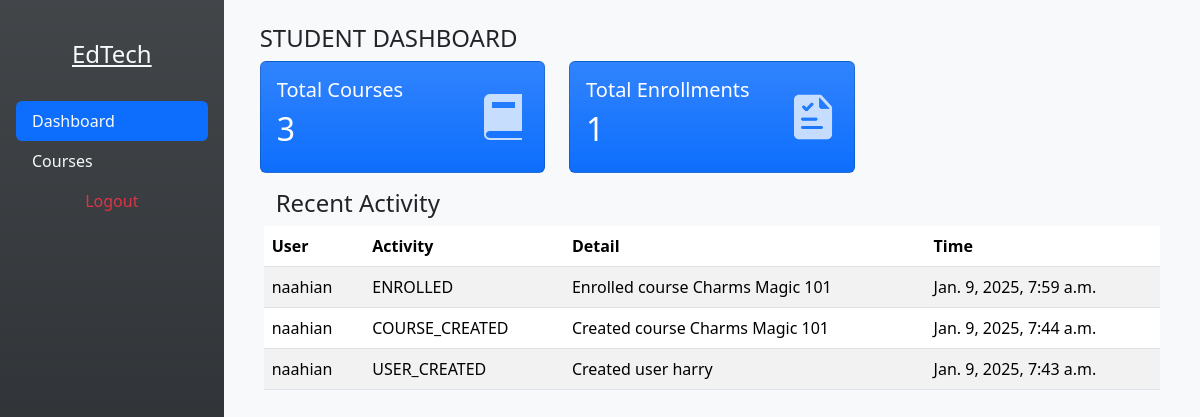
Before: /dashboard/student (signed in) with the older database file.
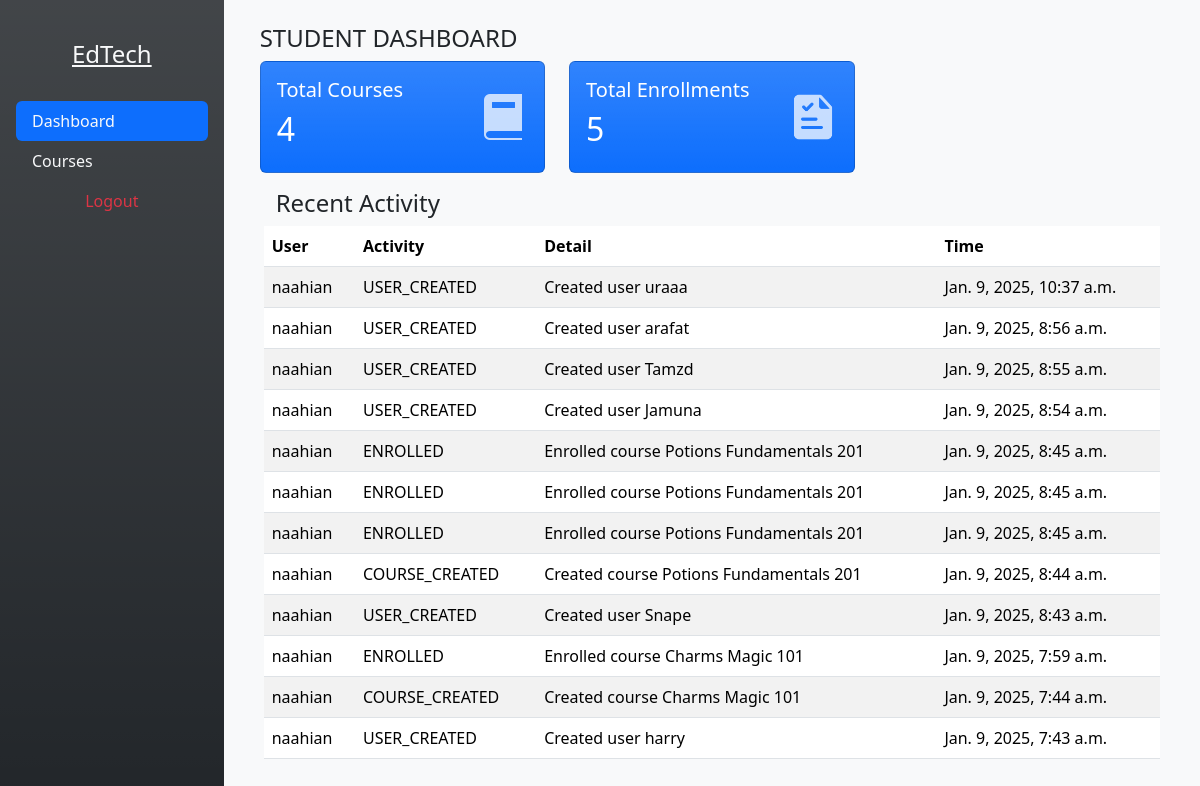
After: the same page with the newer database file.
### dashboard/models.py (models this page shows, shortened)
class Activity(models.Model):
    ACTION_CHOICES = [
        ("USER_CREATED", "User Created"),
        ("USER_CREATED", "User Deleted"),
        ("COURSE_CREATED", "Course Created"),
        ("COURSE_DELETED", "Course Deleted"),
        ("ENROLLED", "Enrolled"),
        ("COMPLETED", "Enrollment Completed"),
    ]
    user = models.ForeignKey(User, on_delete=models.CASCADE, db_index=True)
    action = models.CharField(max_length=50, choices=ACTION_CHOICES)
    timestamp = models.DateTimeField(auto_now_add=True)
    details = models.TextField(blank=True)

### dashboard/views.py (the view)
# urls.py: path('student', views.studentDashboard, name='student-dashboard'),
@login_required(login_url="/users/login")
def studentDashboard(request, usertype="student"):
    activities = list( Activity.objects.filter(user=request.user).values().order_by('-timestamp'))
    for activity in activities:
        activity["username"] = User.objects.filter(id=activity['user_id']).first().username
    context = {
        "user_id": request.user.id,
        "username": request.user.username,
        "user_type": usertype,
        "courses": len(Course.objects.all()),
        "enrollments": len(Enrollment.objects.filter(user__id=request.user.id)),
        "activities":activities,
    }
    return render(request, "student_dashboard.html", context)

### frontend/template/student_dashboard.html (shortened to what this page needs)
{%extends 'admin_dashboard.html'%}
{%load static%}
{%block content%}
<div class="d-flex w-100 h-100">
    <div class="nav flex-column nav-pills bg-dark bg-gradient p-3 h-100" id="v-pills-tab" role="tablist">
        <a class="link-light link-opacity-50-hover mx-5 my-3 p-2 text-center" href="/">
            <h4> EdTech</h4>
        </a>
        <a class="nav-link link-light link-opacity-50-hover active" id="v-pills-dashboard-tab" data-bs-toggle="pill"
            data-bs-target="#v-pills-dashboard" type="button" role="tab" aria-controls="v-pills-dashboard"
            aria-selected="true">Dashboard</a>
        <a class="nav-link link-light link-opacity-50-hover" id="v-pills-courses-tab" data-bs-toggle="pill"
            data-bs-target="#v-pills-courses" type="button" role="tab" aria-controls="v-pills-courses"
            onclick="getStudentCourses()" aria-selected="false">Courses</a>
        <a class="text-center nav-link link-danger" href="{%url 'logout'%}">Logout</a>
    </div>
    <div class="tab-content w-100 p-4 bg-light" id="v-pills-tabContent"
        style="overflow-y: auto; max-height: calc(100vh - 2rem);">
        <div class="tab-pane fade show active container" id="v-pills-dashboard" role="tabpanel"
            aria-labelledby="v-pills-dashboard-tab">
            <h4 class="text-uppercase">{{user_type}} Dashboard</h4>
            <div class="row">
                <div class="col-md-4">
                    <div class="flex-row card text-white align-items-center bg-primary bg-gradient mb-3">
                        <div class="col-md-8 card-body">
                            <h5 class="card-text">Total Courses</h5>
                            <h2 class="card-title">{{courses}}</h2>
                        </div>
                        <img class="mx-3 opacity-75" width="50" height="50" src="/media/icon/course.png">
                    </div>
                </div>
                <div class="col-md-4">
                    <div class="flex-row card text-white align-items-center bg-primary bg-gradient mb-3">
                        <div class="col-md-8 card-body">
                            <h5 class="card-text">Total Enrollments</h5>
                            <h2 class="card-title">{{enrollments}}</h2>
                        </div>
                        <img class="mx-3 opacity-75" width="50" height="50" src="/media/icon/enroll.png">
                    </div>
                </div>
            </div>
            <div class="row px-3">
                <h4>Recent Activity</h4>
                <table class="table table-striped">
                    <thead>
                        <tr>
                            <th>User</th>
                            <th>Activity</th>
                            <th>Detail</th>
                            <th>Time</th>
                        </tr>
                    </thead>
                    <tbody id="activity-list">
                        {%for item in activities %}
                        <tr>
                            <td>{{item.username}}</td>
                            <td>{{item.action}}</td>
                            <td>{{item.details}}</td>
                            <td>{{item.timestamp}}</td>
                        </tr>
                        {% endfor %}
                    </tbody>
                </table>
            </div>
        </div>
    </div>
</div>
{%endblock%}

Changed rows visible on the page:
added Activity: username "naahian", action "USER_CREATED", details "Created user uraaa", timestamp "Jan. 9, 2025, 10:37 a.m."
added Activity: username "naahian", action "USER_CREATED", details "Created user arafat", timestamp "Jan. 9, 2025, 8:56 a.m."
added Activity: username "naahian", action "USER_CREATED", details "Created user Tamzd", timestamp "Jan. 9, 2025, 8:55 a.m."
added Activity: username "naahian", action "USER_CREATED", details "Created user Jamuna", timestamp "Jan. 9, 2025, 8:54 a.m."
added Activity: username "naahian", action "ENROLLED", details "Enrolled course Potions Fundamentals 201", timestamp "Jan. 9, 2025, 8:45 a.m."
added Activity: username "naahian", action "ENROLLED", details "Enrolled course Potions Fundamentals 201", timestamp "Jan. 9, 2025, 8:45 a.m."
added Activity: username "naahian", action "ENROLLED", details "Enrolled course Potions Fundamentals 201", timestamp "Jan. 9, 2025, 8:45 a.m."
added Activity: username "naahian", action "COURSE_CREATED", details "Created course Potions Fundamentals 201", timestamp "Jan. 9, 2025, 8:44 a.m."
added Activity: username "naahian", action "USER_CREATED", details "Created user Snape", timestamp "Jan. 9, 2025, 8:43 a.m."
Other visible differences:
{{ courses }}: "3" → "4"
{{ enrollments }}: "1" → "5"
